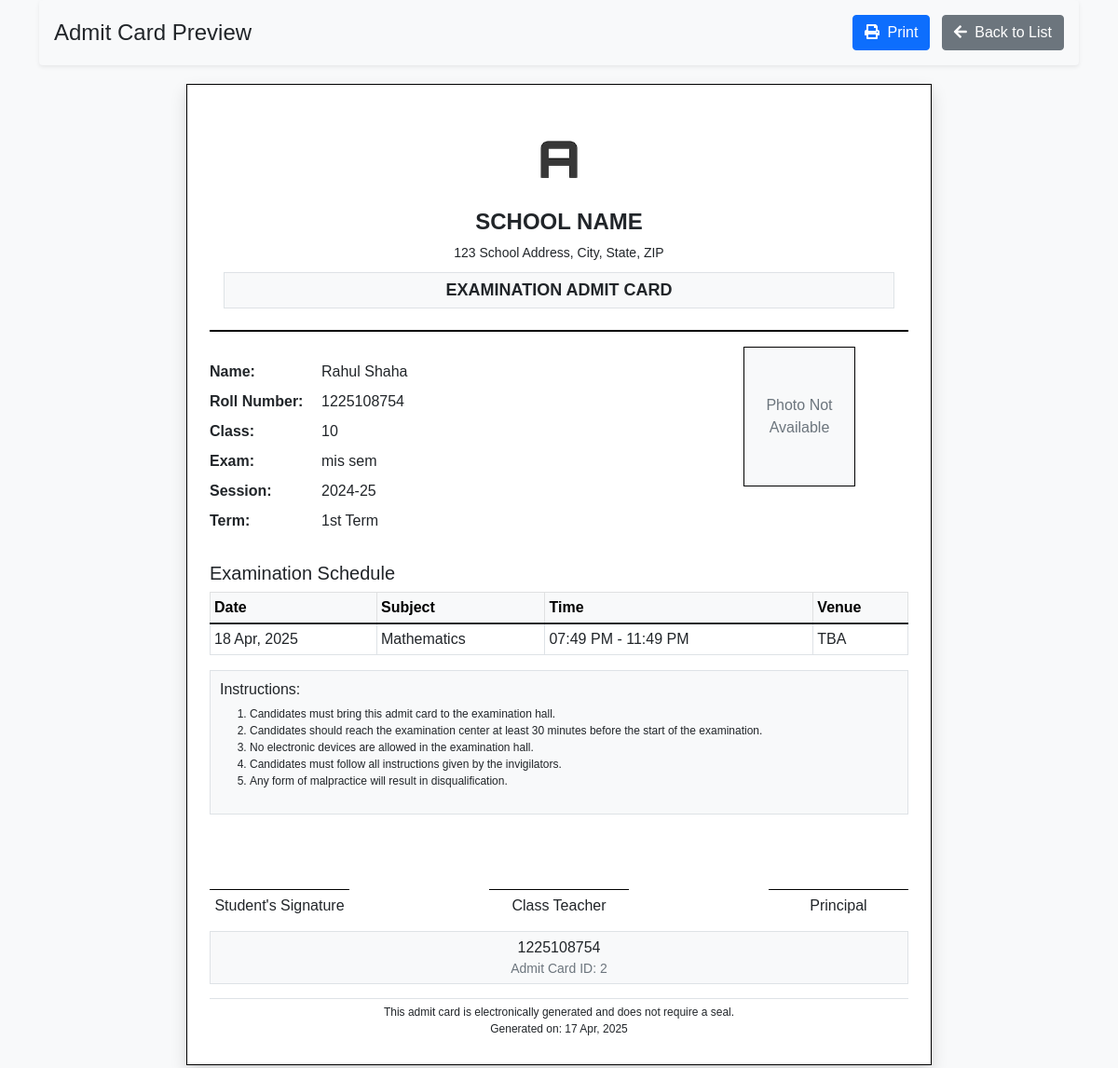
/exams/admit-cards/2/view/ (signed in), run on the app's committed database.
### apps/exams/models.py (models this page shows, shortened)
class AdmitCard(models.Model):
    exam = models.ForeignKey(Exam, on_delete=models.CASCADE)
    student = models.ForeignKey(Student, on_delete=models.CASCADE)
    roll_number = models.CharField(max_length=50)
    generated_on = models.DateTimeField(auto_now_add=True)
    is_printed = models.BooleanField(default=False)
    printed_on = models.DateTimeField(null=True, blank=True)
    class Meta:
        unique_together = ['exam', 'student']

class Exam(models.Model):
    STATUS_CHOICES = [
        ('pending', 'Pending'),
        ('ongoing', 'Ongoing'),
        ('completed', 'Completed'),
        ('cancelled', 'Cancelled'),
    ]
    name = models.CharField(max_length=200)
    exam_type = models.ForeignKey(ExamType, on_delete=models.CASCADE)
    session = models.ForeignKey(AcademicSession, on_delete=models.CASCADE)
    term = models.ForeignKey(AcademicTerm, on_delete=models.CASCADE)
    start_date = models.DateField()
    end_date = models.DateField()
    status = models.CharField(max_length=20, choices=STATUS_CHOICES, default='pending')
    description = models.TextField(blank=True, null=True)
    created_at = models.DateTimeField(auto_now_add=True)
    updated_at = models.DateTimeField(auto_now=True)
    class Meta:
        ordering = ['-start_date']

class ExamSchedule(models.Model):
    exam = models.ForeignKey(Exam, on_delete=models.CASCADE, related_name='schedules')
    subject = models.ForeignKey(Subject, on_delete=models.CASCADE)
    student_class = models.ForeignKey(StudentClass, on_delete=models.CASCADE)
    section = models.CharField(max_length=10, blank=True, null=True)
    date = models.DateField()
    start_time = models.TimeField()
    end_time = models.TimeField()
    duration_minutes = models.PositiveIntegerField()
    venue = models.CharField(max_length=200, blank=True, null=True)
    created_at = models.DateTimeField(auto_now_add=True)
    updated_at = models.DateTimeField(auto_now=True)
    class Meta:
        ordering = ['date', 'start_time']
        unique_together = ['exam', 'subject', 'student_class', 'section', 'date']

### apps/students/models.py (models this page shows, shortened)
class Student(models.Model):
    STATUS_CHOICES = [("active", "Active"), ("inactive", "Inactive")]
    GENDER_CHOICES = [("male", "Male"), ("female", "Female")]
    category = [("N/A", "N/A"),("Gen", "Gen"), ("OBC", "OBC"), ("SC/ST", "SC/ST"), ("Other", "Other")]
    current_status = models.CharField(
        max_length=10, choices=STATUS_CHOICES, default="active"
    )
    registration_number = models.CharField(max_length=200, unique=True, null=True, blank=True)
    fullname = models.CharField(max_length=200)
    gender = models.CharField(max_length=10, choices=GENDER_CHOICES, default="male")
    category = models.CharField(max_length=10, choices=category, default="N/A")
    aadhar_validator = RegexValidator(
    regex=r'^\d{12}$',
    message="Aadhaar number must be exactly 12 digits.",
    code='invalid_aadhar'
    )
    aadhar = models.CharField(validators=[aadhar_validator], max_length=12, blank=True)
    date_of_birth = models.DateField(default=timezone.now)
    current_class = models.ForeignKey(
        'corecode.StudentClass',
        on_delete=models.SET_NULL,
        blank=True,
        null=True
    )
    section = models.CharField(max_length=10, blank=True)
    date_of_admission = models.DateField(default=timezone.now)
    mobile_num_regex = RegexValidator(
        regex="^[0-9]{10,15}$", message="Entered mobile number isn't in a right format!"
    )
    mobile_number = models.CharField(
        validators=[mobile_num_regex], max_length=13, blank=True
    )
    email_id = models.EmailField(max_length=254, blank=True)
    Father_name = models.CharField(max_length=255, null=False, blank=False)
    Father_mobile_number = models.CharField( validators=[mobile_num_regex] ,max_length=15,)
    Father_aadhar = models.CharField(validators=[aadhar_validator], max_length=12, blank=True)
    Mother_name = models.CharField(max_length=255, null=True, blank=True)
    address = models.TextField(blank=True)
    others = models.TextField(blank=True)
    passport = models.ImageField(blank=True, upload_to="students/passports/")
    class Meta:
        ordering = ["fullname",]

### apps/corecode/models.py (models this page shows, shortened)
class StudentClass(models.Model):
    name = models.CharField(max_length=200, unique=True)
    class Meta:
        verbose_name = "Class"
        verbose_name_plural = "Classes"
        ordering = ["name"]

class AcademicSession(models.Model):
    name = models.CharField(max_length=200, unique=True)
    current = models.BooleanField(default=True)
    class Meta:
        ordering = ["-name"]

class AcademicTerm(models.Model):
    name = models.CharField(max_length=20, unique=True)
    current = models.BooleanField(default=True)
    class Meta:
        ordering = ["name"]

class Subject(models.Model):
    name = models.CharField(max_length=200, unique=True)
    class Meta:
        ordering = ["name"]

### apps/exams/admit_card_views.py (the view)
# urls.py: path('admit-cards/<int:pk>/view/', views.admit_card_view, name='admit_card_view'),
@login_required
def admit_card_view(request, pk):
    admit_card = get_object_or_404(AdmitCard, pk=pk)
    exam_schedules = ExamSchedule.objects.filter(
        exam=admit_card.exam,
        student_class=admit_card.student.current_class
    ).order_by('date', 'start_time')
    if admit_card.student.section:
        exam_schedules = exam_schedules.filter(
            Q(section='') | Q(section=admit_card.student.section)
        )
    context = {
        'admit_cards': [admit_card],  # List for template reuse
        'exam_schedules': exam_schedules,
    }
    return render(request, 'exams/admit_card_print.html', context)

### apps/corecode/context_processors.py (called while the page is built)
def site_defaults(request):
    current_session = AcademicSession.objects.get(current=True)
    current_term = AcademicTerm.objects.get(current=True)
    vals = SiteConfig.objects.all()
    contexts = {
        "current_session": current_session.name,
        "current_term": current_term.name,
    }
    for val in vals:
        contexts[val.key] = val.value
    return contexts

def global_college_profile(request):
    try:
        profile = CollegeProfileModel.objects.first()
    except CollegeProfileModel.DoesNotExist:
        profile = None
    return {'profile': profile}

### apps/exams/templates/exams/admit_card_print.html (shortened to what this page needs)
<!DOCTYPE html>
<html lang="en">
<head>
  <link href="https://cdn.jsdelivr.net/npm/bootstrap@5.1.3/dist/css/bootstrap.min.css" rel="stylesheet">
  <link rel="stylesheet" href="https://cdnjs.cloudflare.com/ajax/libs/font-awesome/5.15.4/css/all.min.css">
</head>
<body>
  <div class="container">
    <div class="no-print bg-light p-3 mb-3 rounded shadow-sm">
      <div class="d-flex justify-content-between align-items-center">
        <h4 class="mb-0">Admit Card Preview</h4>
        <div>
          <button onclick="window.print();" class="btn btn-primary">
            <i class="fas fa-print me-1"></i> Print
          </button>
          <a href="{% url 'exams:admit_card_list' %}" class="btn btn-secondary ms-2">
            <i class="fas fa-arrow-left me-1"></i> Back to List
          </a>
        </div>
      </div>
    </div>
    {% for card in admit_cards %}
    <div class="admit-card p-4">
      <div class="admit-card-header">
        <img src="/static/dist/img/logo.png" alt="School Logo" class="school-logo">
        <div class="school-name">SCHOOL NAME</div>
        <div class="school-address">123 School Address, City, State, ZIP</div>
        <div class="card-title">Examination Admit Card</div>
      </div>
      <div class="row mt-3">
        <div class="col-md-8">
          <div class="student-info">
            <div class="info-row">
              <div class="info-label">Name:</div>
              <div class="info-value">{{ card.student.fullname }}</div>
            </div>
            <div class="info-row">
              <div class="info-label">Roll Number:</div>
              <div class="info-value">{{ card.roll_number }}</div>
            </div>
            <div class="info-row">
              <div class="info-label">Class:</div>
              <div class="info-value">{{ card.student.current_class.name }} {{ card.student.current_section|default:"" }}</div>
            </div>
            <div class="info-row">
              <div class="info-label">Exam:</div>
              <div class="info-value">{{ card.exam.name }}</div>
            </div>
            <div class="info-row">
              <div class="info-label">Session:</div>
              <div class="info-value">{{ card.exam.session.name }}</div>
            </div>
            <div class="info-row">
              <div class="info-label">Term:</div>
              <div class="info-value">{{ card.exam.term.name }}</div>
            </div>
          </div>
        </div>
        <div class="col-md-4 text-center">
          <div class="student-photo">
            {% if card.student.passport %}
            <img src="{{ card.student.passport.url }}" alt="Student Photo" style="max-width: 100%; max-height: 100%;">
            {% else %}
            <span class="text-muted">Photo Not Available</span>
            {% endif %}
          </div>
        </div>
      </div>
      <div class="exam-schedule mt-4">
        <h5>Examination Schedule</h5>
        <table class="table table-bordered table-sm">
          <thead class="table-light">
            <tr>
              <th>Date</th>
              <th>Subject</th>
              <th>Time</th>
              <th>Venue</th>
            </tr>
          </thead>
          <tbody>
            {% for schedule in exam_schedules %}
            <tr>
              <td>{{ schedule.date|date:"d M, Y" }}</td>
              <td>{{ schedule.subject.name }}</td>
              <td>{{ schedule.start_time|time:"h:i A" }} - {{ schedule.end_time|time:"h:i A" }}</td>
              <td>{{ schedule.venue|default:"TBA" }}</td>
            </tr>
            {% empty %}
            <tr>
              <td colspan="4" class="text-center">No schedules available</td>
            </tr>
            {% endfor %}
          </tbody>
        </table>
      </div>
      <div class="instructions">
        <h6>Instructions:</h6>
        <ol>
          <li>Candidates must bring this admit card to the examination hall.</li>
          <li>Candidates should reach the examination center at least 30 minutes before the start of the examination.</li>
          <li>No electronic devices are allowed in the examination hall.</li>
          <li>Candidates must follow all instructions given by the invigilators.</li>
          <li>Any form of malpractice will result in disqualification.</li>
        </ol>
      </div>
      <div class="signature-section">
        <div class="signature-box">
          <div class="signature-line">Student's Signature</div>
        </div>
        <div class="signature-box">
          <div class="signature-line">Class Teacher</div>
        </div>
        <div class="signature-box">
          <div class="signature-line">Principal</div>
        </div>
      </div>
      <div class="barcode">
        <div>{{ card.roll_number }}</div>
        <div class="small text-muted">Admit Card ID: {{ card.id }}</div>
      </div>
      <div class="footer">
        <div>This admit card is electronically generated and does not require a seal.</div>
        <div>Generated on: {{ card.generated_on|date:"d M, Y" }}</div>
      </div>
    </div>
    {% endfor %}
  </div>
</body>
</html>

### apps/exams/templates/exams/admit_card_print.html (style rules this page uses)
body { font-family: 'Arial', sans-serif; background-color: #f8f9fa; }
.admit-card { background-color: #fff; border: 1px solid #000; margin: 20px auto; max-width: 800px; box-shadow: 0 0.5rem 1rem rgba(0, 0, 0, 0.15); }
.admit-card-header { text-align: center; padding: 15px; border-bottom: 2px solid #000; }
.school-logo { max-height: 80px; margin-bottom: 10px; }
.school-name { font-size: 24px; font-weight: bold; margin-bottom: 5px; }
.school-address { font-size: 14px; margin-bottom: 5px; }
.card-title { font-size: 18px; font-weight: bold; text-transform: uppercase; background-color: #f8f9fa; padding: 5px; border: 1px solid #dee2e6; margin-top: 10px; }
.student-photo { border: 1px solid #000; height: 150px; width: 120px; margin: 0 auto; display: flex; align-items: center; justify-content: center; background-color: #f8f9fa; }
.student-info { margin-top: 15px; }
.info-row { display: flex; margin-bottom: 8px; }
.info-label { font-weight: bold; width: 120px; }
.info-value { flex: 1; }
.exam-schedule { margin-top: 15px; }
.signature-section { display: flex; justify-content: space-between; margin-top: 30px; padding-top: 10px; }
.signature-box { text-align: center; width: 150px; }
.signature-line { border-top: 1px solid #000; margin-top: 40px; padding-top: 5px; }
.instructions { font-size: 12px; margin-top: 15px; padding: 10px; border: 1px solid #dee2e6; background-color: #f8f9fa; }
.barcode { text-align: center; margin-top: 15px; padding: 5px; border: 1px solid #dee2e6; background-color: #f8f9fa; }
.footer { text-align: center; font-size: 12px; margin-top: 15px; padding: 5px; border-top: 1px solid #dee2e6; }

### data on the page
AdmitCard: student.fullname "Rahul Shaha", roll_number "1225108754", student.current_class.name "10", exam.name "mis sem", exam.session.name "2024-25", exam.term.name "1st Term", shows "Photo Not Available", id "2", generated_on "17 Apr, 2025"
ExamSchedule: date "18 Apr, 2025", subject.name "Mathematics", start_time "07:49 PM", end_time "11:49 PM", venue "TBA"
